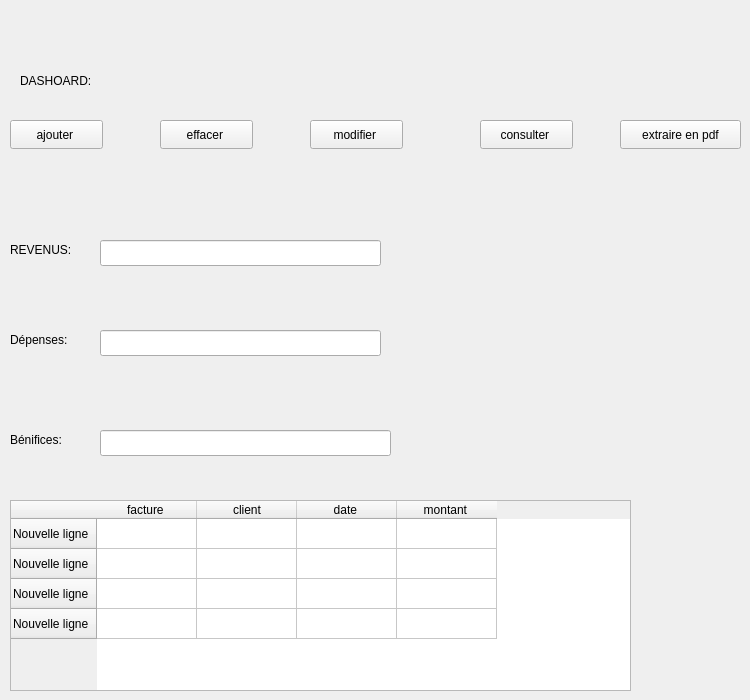
    <widget class="QWidget" name="page_3">
     <widget class="QLabel" name="label_14">
      <property name="geometry">
       <rect>
        <x>20</x>
        <y>50</y>
        <width>251</width>
        <height>61</height>
       </rect>
      </property>
      <property name="text">
       <string>DASHOARD:</string>
      </property>
     </widget>
     <widget class="QPushButton" name="pushButton_8">
      <property name="geometry">
       <rect>
        <x>10</x>
        <y>120</y>
        <width>93</width>
        <height>29</height>
       </rect>
      </property>
      <property name="text">
       <string>ajouter </string>
      </property>
     </widget>
     <widget class="QPushButton" name="pushButton_9">
      <property name="geometry">
       <rect>
        <x>160</x>
        <y>120</y>
        <width>93</width>
        <height>29</height>
       </rect>
      </property>
      <property name="text">
       <string>effacer </string>
      </property>
     </widget>
     <widget class="QPushButton" name="pushButton_10">
      <property name="geometry">
       <rect>
        <x>310</x>
        <y>120</y>
        <width>93</width>
        <height>29</height>
       </rect>
      </property>
      <property name="text">
       <string>modifier </string>
      </property>
     </widget>
     <widget class="QPushButton" name="pushButton_11">
      <property name="geometry">
       <rect>
        <x>480</x>
        <y>120</y>
        <width>93</width>
        <height>29</height>
       </rect>
      </property>
      <property name="text">
       <string>consulter </string>
      </property>
     </widget>
     <widget class="QLabel" name="label_15">
      <property name="geometry">
       <rect>
        <x>10</x>
        <y>240</y>
        <width>91</width>
        <height>20</height>
       </rect>
      </property>
      <property name="text">
       <string>REVENUS:</string>
      </property>
     </widget>
     <widget class="QLabel" name="label_16">
      <property name="geometry">
       <rect>
        <x>10</x>
        <y>330</y>
        <width>101</width>
        <height>20</height>
       </rect>
      </property>
      <property name="text">
       <string>Dépenses:</string>
      </property>
     </widget>
     <widget class="QLabel" name="label_17">
      <property name="geometry">
       <rect>
        <x>10</x>
        <y>430</y>
        <width>101</width>
        <height>20</height>
       </rect>
      </property>
      <property name="text">
       <string>Bénifices:</string>
      </property>
     </widget>
     <widget class="QLineEdit" name="lineEdit_7">
      <property name="geometry">
       <rect>
        <x>100</x>
        <y>240</y>
        <width>281</width>
        <height>26</height>
       </rect>
      </property>
     </widget>
     <widget class="QLineEdit" name="lineEdit_8">
      <property name="geometry">
       <rect>
        <x>100</x>
        <y>330</y>
        <width>281</width>
        <height>26</height>
       </rect>
      </property>
     </widget>
     <widget class="QLineEdit" name="lineEdit_9">
      <property name="geometry">
       <rect>
        <x>100</x>
        <y>430</y>
        <width>291</width>
        <height>26</height>
       </rect>
      </property>
     </widget>
     <widget class="QTableWidget" name="tableWidget_3">
      <property name="geometry">
       <rect>
        <x>10</x>
        <y>500</y>
        <width>621</width>
        <height>191</height>
       </rect>
      </property>
      <row>
       <property name="text">
        <string>Nouvelle ligne</string>
       </property>
      </row>
      <row>
       <property name="text">
        <string>Nouvelle ligne</string>
       </property>
      </row>
      <row>
       <property name="text">
        <string>Nouvelle ligne</string>
       </property>
      </row>
      <row>
       <property name="text">
        <string>Nouvelle ligne</string>
       </property>
      </row>
      <column>
       <property name="text">
        <string>facture </string>
       </property>
      </column>
      <column>
       <property name="text">
        <string>client</string>
       </property>
      </column>
      <column>
       <property name="text">
        <string>date </string>
       </property>
      </column>
      <column>
       <property name="text">
        <string>montant </string>
       </property>
      </column>
     </widget>
     <widget class="QPushButton" name="pushButton_12">
      <property name="geometry">
       <rect>
        <x>620</x>
        <y>120</y>
        <width>121</width>
        <height>29</height>
       </rect>
      </property>
      <property name="text">
       <string>extraire en pdf</string>
      </property>
     </widget>
    </widget>
